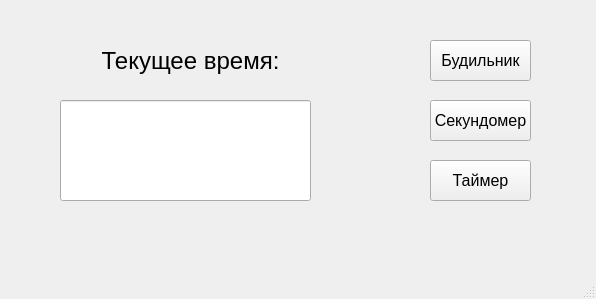
<?xml version="1.0" encoding="UTF-8"?>
<ui version="4.0">
 <class>mw</class>
 <widget class="QMainWindow" name="mw">
  <property name="geometry">
   <rect>
    <x>0</x>
    <y>0</y>
    <width>596</width>
    <height>299</height>
   </rect>
  </property>
  <property name="windowTitle">
   <string>MainWindow</string>
  </property>
  <widget class="QWidget" name="centralwidget">
   <widget class="QLabel" name="label">
    <property name="geometry">
     <rect>
      <x>100</x>
      <y>20</y>
      <width>181</width>
      <height>81</height>
     </rect>
    </property>
    <property name="font">
     <font>
      <pointsize>18</pointsize>
     </font>
    </property>
    <property name="text">
     <string>Текущее время:</string>
    </property>
    <property name="alignment">
     <set>Qt::AlignCenter</set>
    </property>
   </widget>
   <widget class="QLineEdit" name="clock">
    <property name="enabled">
     <bool>true</bool>
    </property>
    <property name="geometry">
     <rect>
      <x>60</x>
      <y>100</y>
      <width>251</width>
      <height>101</height>
     </rect>
    </property>
    <property name="font">
     <font>
      <pointsize>36</pointsize>
     </font>
    </property>
    <property name="text">
     <string/>
    </property>
    <property name="alignment">
     <set>Qt::AlignCenter</set>
    </property>
    <property name="readOnly">
     <bool>true</bool>
    </property>
   </widget>
   <widget class="QPushButton" name="btn_alarm">
    <property name="geometry">
     <rect>
      <x>430</x>
      <y>40</y>
      <width>101</width>
      <height>41</height>
     </rect>
    </property>
    <property name="font">
     <font>
      <pointsize>12</pointsize>
     </font>
    </property>
    <property name="text">
     <string>Будильник</string>
    </property>
   </widget>
   <widget class="QPushButton" name="btn_stopwatch">
    <property name="geometry">
     <rect>
      <x>430</x>
      <y>100</y>
      <width>101</width>
      <height>41</height>
     </rect>
    </property>
    <property name="font">
     <font>
      <pointsize>12</pointsize>
     </font>
    </property>
    <property name="text">
     <string>Секундомер</string>
    </property>
   </widget>
   <widget class="QPushButton" name="btn_timer">
    <property name="geometry">
     <rect>
      <x>430</x>
      <y>160</y>
      <width>101</width>
      <height>41</height>
     </rect>
    </property>
    <property name="font">
     <font>
      <pointsize>12</pointsize>
     </font>
    </property>
    <property name="text">
     <string>Таймер</string>
    </property>
   </widget>
  </widget>
  <widget class="QMenuBar" name="menubar">
   <property name="geometry">
    <rect>
     <x>0</x>
     <y>0</y>
     <width>596</width>
     <height>21</height>
    </rect>
   </property>
  </widget>
  <widget class="QStatusBar" name="statusbar"/>
 </widget>
 <resources/>
 <connections/>
</ui>
